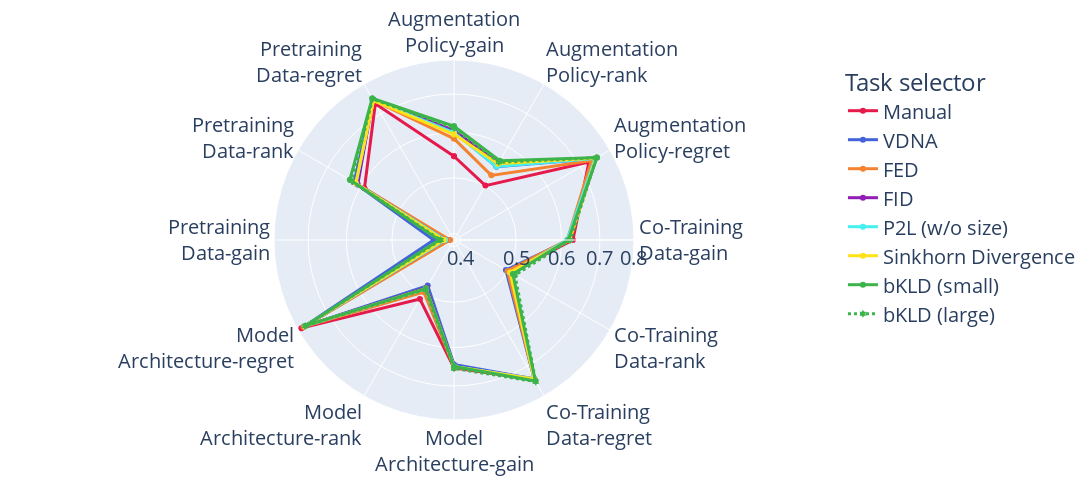

The notebook cell saved with this chart:
### Code cell
get_spider_plot(comp_distances)

### Figure 1 — Plotly figure (JSON) as saved in the notebook; plotly's stock layout.template omitted (floating-point values rounded to 4 significant figures)
{"data": [{"hovertemplate": "Task selector=Manual<br>score=%{r}<br>theta=%{theta}<extra></extra>", "legendgroup": "Manual", "line": {"color": "rgb(230, 25, 75)", "dash": "solid", "width": 3}, "marker": {"symbol": "circle"}, "mode": "lines+markers", "name": "Manual", "r": [0.5452, 0.5013, 0.7283, 0.6279, 0.5056, 0.7448, 0.6512, 0.5122, 0.7907, 0.3992, 0.59, 0.7329, 0.5452], "showlegend": true, "subplot": "polar", "theta": ["Augmentation<br>Policy-gain", "Augmentation<br>Policy-rank", "Augmentation<br>Policy-regret", "Co-Training<br>Data-gain", "Co-Training<br>Data-rank", "Co-Training<br>Data-regret", "Model<br>Architecture-gain", "Model<br>Architecture-rank", "Model<br>Architecture-regret", "Pretraining<br>Data-gain", "Pretraining<br>Data-rank", "Pretraining<br>Data-regret", "Augmentation<br>Policy-gain"], "type": "scatterpolar"}, {"hovertemplate": "Task selector=VDNA<br>score=%{r}<br>theta=%{theta}<extra></extra>", "legendgroup": "VDNA", "line": {"color": "rgb(67, 99, 216)", "dash": "solid", "width": 3}, "marker": {"symbol": "circle"}, "mode": "lines+markers", "name": "VDNA", "r": [0.6021, 0.5473, 0.7475, 0.6176, 0.4955, 0.7419, 0.6421, 0.4811, 0.7778, 0.4225, 0.6193, 0.7469, 0.6021], "showlegend": true, "subplot": "polar", "theta": ["Augmentation<br>Policy-gain", "Augmentation<br>Policy-rank", "Augmentation<br>Policy-regret", "Co-Training<br>Data-gain", "Co-Training<br>Data-rank", "Co-Training<br>Data-regret", "Model<br>Architecture-gain", "Model<br>Architecture-rank", "Model<br>Architecture-regret", "Pretraining<br>Data-gain", "Pretraining<br>Data-rank", "Pretraining<br>Data-regret", "Augmentation<br>Policy-gain"], "type": "scatterpolar"}, {"hovertemplate": "Task selector=FED<br>score=%{r}<br>theta=%{theta}<extra></extra>", "legendgroup": "FED", "line": {"color": "rgb(245, 130, 49)", "dash": "solid", "width": 3}, "marker": {"symbol": "circle"}, "mode": "lines+markers", "name": "FED", "r": [0.5853, 0.5256, 0.7374, 0.6137, 0.4993, 0.7416, 0.6486, 0.496, 0.7829, 0.3953, 0.6113, 0.7446, 0.5853], "showlegend": true, "subplot": "polar", "theta": ["Augmentation<br>Policy-gain", "Augmentation<br>Policy-rank", "Augmentation<br>Policy-regret", "Co-Training<br>Data-gain", "Co-Training<br>Data-rank", "Co-Training<br>Data-regret", "Model<br>Architecture-gain", "Model<br>Architecture-rank", "Model<br>Architecture-regret", "Pretraining<br>Data-gain", "Pretraining<br>Data-rank", "Pretraining<br>Data-regret", "Augmentation<br>Policy-gain"], "type": "scatterpolar"}, {"hovertemplate": "Task selector=FID<br>score=%{r}<br>theta=%{theta}<extra></extra>", "legendgroup": "FID", "line": {"color": "rgb(145, 30, 180)", "dash": "solid", "width": 3}, "marker": {"symbol": "circle"}, "mode": "lines+markers", "name": "FID", "r": [0.6047, 0.5564, 0.7542, 0.6189, 0.5093, 0.7445, 0.6473, 0.4861, 0.7789, 0.4031, 0.6086, 0.7473, 0.6047], "showlegend": true, "subplot": "polar", "theta": ["Augmentation<br>Policy-gain", "Augmentation<br>Policy-rank", "Augmentation<br>Policy-regret", "Co-Training<br>Data-gain", "Co-Training<br>Data-rank", "Co-Training<br>Data-regret", "Model<br>Architecture-gain", "Model<br>Architecture-rank", "Model<br>Architecture-regret", "Pretraining<br>Data-gain", "Pretraining<br>Data-rank", "Pretraining<br>Data-regret", "Augmentation<br>Policy-gain"], "type": "scatterpolar"}, {"hovertemplate": "Task selector=P2L (w/o size)<br>score=%{r}<br>theta=%{theta}<extra></extra>", "legendgroup": "P2L (w/o size)", "line": {"color": "rgb(70, 240, 240)", "dash": "solid", "width": 3}, "marker": {"symbol": "circle"}, "mode": "lines+markers", "name": "P2L (w/o size)", "r": [0.5995, 0.5475, 0.749, 0.6137, 0.5066, 0.7418, 0.6473, 0.4884, 0.7778, 0.4031, 0.6136, 0.7455, 0.5995], "showlegend": true, "subplot": "polar", "theta": ["Augmentation<br>Policy-gain", "Augmentation<br>Policy-rank", "Augmentation<br>Policy-regret", "Co-Training<br>Data-gain", "Co-Training<br>Data-rank", "Co-Training<br>Data-regret", "Model<br>Architecture-gain", "Model<br>Architecture-rank", "Model<br>Architecture-regret", "Pretraining<br>Data-gain", "Pretraining<br>Data-rank", "Pretraining<br>Data-regret", "Augmentation<br>Policy-gain"], "type": "scatterpolar"}, {"hovertemplate": "Task selector=Sinkhorn Divergence<br>score=%{r}<br>theta=%{theta}<extra></extra>", "legendgroup": "Sinkhorn Divergence", "line": {"color": "rgb(255, 225, 25)", "dash": "solid", "width": 3}, "marker": {"symbol": "circle"}, "mode": "lines+markers", "name": "Sinkhorn Divergence", "r": [0.5956, 0.5548, 0.7526, 0.6202, 0.5052, 0.7427, 0.6473, 0.4877, 0.7783, 0.4057, 0.6143, 0.7437, 0.5956], "showlegend": true, "subplot": "polar", "theta": ["Augmentation<br>Policy-gain", "Augmentation<br>Policy-rank", "Augmentation<br>Policy-regret", "Co-Training<br>Data-gain", "Co-Training<br>Data-rank", "Co-Training<br>Data-regret", "Model<br>Architecture-gain", "Model<br>Architecture-rank", "Model<br>Architecture-regret", "Pretraining<br>Data-gain", "Pretraining<br>Data-rank", "Pretraining<br>Data-regret", "Augmentation<br>Policy-gain"], "type": "scatterpolar"}, {"hovertemplate": "Task selector=bKLD (small)<br>score=%{r}<br>theta=%{theta}<extra></extra>", "legendgroup": "bKLD (small)", "line": {"color": "rgb(60, 180, 75)", "dash": "solid", "width": 3}, "marker": {"symbol": "circle"}, "mode": "lines+markers", "name": "bKLD (small)", "r": [0.615, 0.5628, 0.756, 0.6163, 0.5118, 0.7495, 0.6473, 0.4877, 0.7753, 0.4134, 0.6315, 0.7515, 0.615], "showlegend": true, "subplot": "polar", "theta": ["Augmentation<br>Policy-gain", "Augmentation<br>Policy-rank", "Augmentation<br>Policy-regret", "Co-Training<br>Data-gain", "Co-Training<br>Data-rank", "Co-Training<br>Data-regret", "Model<br>Architecture-gain", "Model<br>Architecture-rank", "Model<br>Architecture-regret", "Pretraining<br>Data-gain", "Pretraining<br>Data-rank", "Pretraining<br>Data-regret", "Augmentation<br>Policy-gain"], "type": "scatterpolar"}, {"hovertemplate": "Task selector=bKLD (large)<br>score=%{r}<br>theta=%{theta}<extra></extra>", "legendgroup": "bKLD (large)", "line": {"color": "rgb(60, 180, 75)", "dash": "dot", "width": 3}, "marker": {"symbol": "hexagram"}, "mode": "lines+markers", "name": "bKLD (large)", "r": [0.6111, 0.5583, 0.7542, 0.6214, 0.5167, 0.7516, 0.6525, 0.4903, 0.7771, 0.4109, 0.6261, 0.7492, 0.6111], "showlegend": true, "subplot": "polar", "theta": ["Augmentation<br>Policy-gain", "Augmentation<br>Policy-rank", "Augmentation<br>Policy-regret", "Co-Training<br>Data-gain", "Co-Training<br>Data-rank", "Co-Training<br>Data-regret", "Model<br>Architecture-gain", "Model<br>Architecture-rank", "Model<br>Architecture-regret", "Pretraining<br>Data-gain", "Pretraining<br>Data-rank", "Pretraining<br>Data-regret", "Augmentation<br>Policy-gain"], "type": "scatterpolar"}], "layout": {"polar": {"domain": {"x": [0.0, 1.0], "y": [0.0, 1.0]}, "angularaxis": {"direction": "clockwise", "rotation": 90, "categoryorder": "array", "categoryarray": ["Augmentation<br>Policy-gain", "Augmentation<br>Policy-rank", "Augmentation<br>Policy-regret", "Co-Training<br>Data-gain", "Co-Training<br>Data-rank", "Co-Training<br>Data-regret", "Model<br>Architecture-gain", "Model<br>Architecture-rank", "Model<br>Architecture-regret", "Pretraining<br>Data-gain", "Pretraining<br>Data-rank", "Pretraining<br>Data-regret"]}, "radialaxis": {"type": "log", "nticks": 5}}, "legend": {"title": {"text": "Task selector"}, "tracegroupgap": 0}, "margin": {"t": 60}, "height": 500, "width": 1200, "font": {"size": 20}}}
